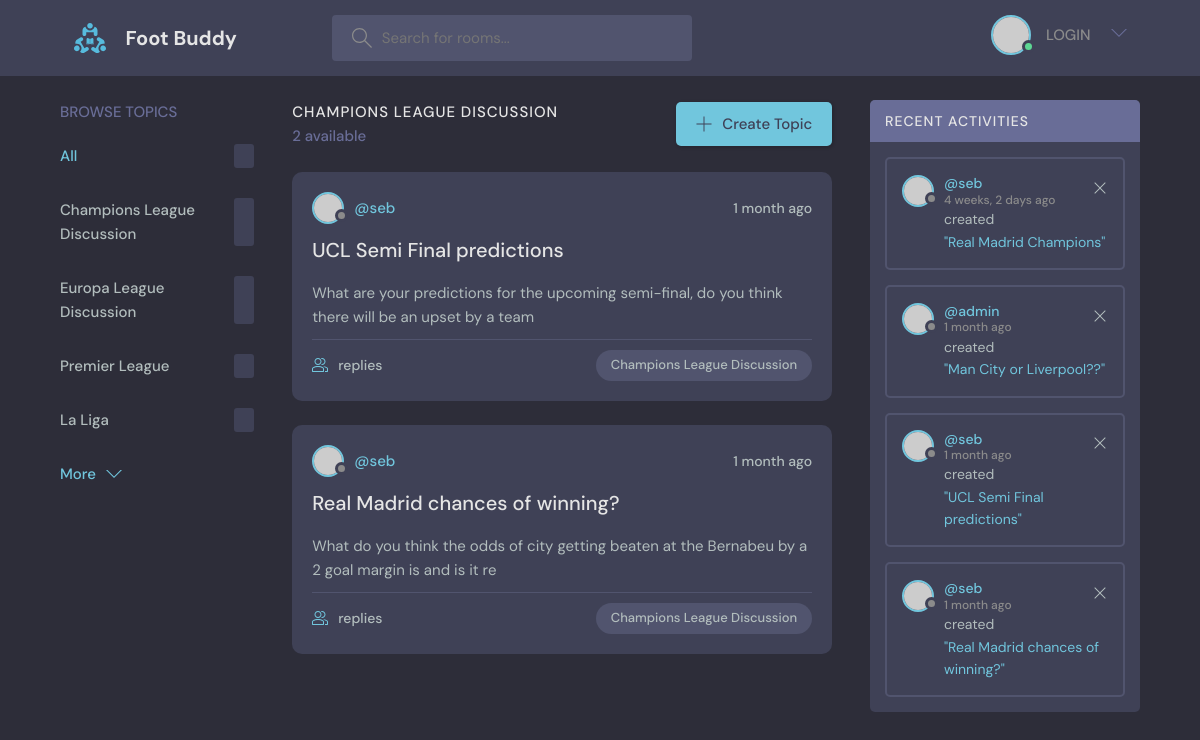
The page /room/1/ on the database its author committed.
### footbuddyapp/models.py (models this page shows, shortened)
class Room(models.Model):
    name = models.CharField(max_length=200)
    mod = models.ForeignKey(User,null=True, on_delete=models.SET_NULL)
    updated = models.DateTimeField(auto_now=True)
    created = models.DateTimeField(auto_now_add=True)
    description = models.TextField()

class Topic(models.Model):
    creator = models.ForeignKey(User, on_delete=models.CASCADE)
    room =  models.ForeignKey(Room, on_delete=models.CASCADE)
    title = models.TextField()
    body = models.TextField()
    updated = models.DateTimeField(auto_now=True)
    created = models.DateTimeField(auto_now_add=True)
    class Meta:
        ordering = ['-updated', '-created']
    def __str__(self):
        return self.body[0:100]

### footbuddyapp/views.py (the view)
# urls.py: path('room/<str:pk>/', views.room, name="room"),
def room(request, pk):
    room = Room.objects.get(id=pk)
    rooms = Room.objects.all()
    topic = room.topic_set.all()
    topics = Topic.objects.all()
    context = {'topics':topics,'rooms':rooms,
     'room':room, 'topic':topic,  }
    return render(request, 'room.html', context )

### templates/room.html (shortened to what this page needs)
{% load static %}
<!DOCTYPE html>
<html lang="en">
  <head>
    <link rel="stylesheet" href="{% static 'style.css' %}" />
  </head>
  <body>
    <header class="header header--loggedIn">
      <div class="container">
        <a href="/" class="header__logo">
          <img src="{% static 'images/logo.svg' %}" />
          <h1>Foot Buddy</h1>
        </a>
        <form class="header__search">
          <label>
            <input placeholder="Search for rooms..." />
          </label>
        </form>
        <nav class="header__menu">
          <div class="header__user">
            {% if request.user.is_authenticated %}
            <a href="profile.html">
              <div class="avatar avatar--medium active">
                <img src="https://randomuser.me/api/portraits/men/37.jpg" />
              </div>
              <p>{{request.user.username}}<span>@{{request.user.username}}</span></p>
            </a>
            {%else%}
            <a href="{% url 'login' %}">
              <div class="avatar avatar--medium active">
                <img src="https://randomuser.me/api/portraits/men/37.jpg" />
              </div>
              <p>LOGIN</p>
            </a>
            {% endif %}
            <button class="dropdown-button">
              <svg version="1.1" xmlns="http://www.w3.org/2000/svg" width="32" height="32" viewBox="0 0 32 32">
                <title>chevron-down</title>
                <path d="M16 21l-13-13h-3l16 16 16-16h-3l-13 13z"></path>
              </svg>
            </button>
          </div>
        </nav>
      </div>
    </header>
    <main class="layout layout--3">
      <div class="container">
        <div class="topics">
          <div class="topics__header">
            <h2>Browse Topics</h2>
          </div>
          <ul class="topics__list">
            <li>
              <a href="" class="active">All <span></span></a>
            </li>
            {% for room in rooms %}
            <li>
              <a href="{% url 'room' room.id %}">{{room.name}}<span></span></a>
            </li>
            {% endfor %}
          </ul>
          <a class="btn btn--link" href="topics.html">
            More
            <svg version="1.1" xmlns="http://www.w3.org/2000/svg" width="32" height="32" viewBox="0 0 32 32">
              <title>chevron-down</title>
              <path d="M16 21l-13-13h-3l16 16 16-16h-3l-13 13z"></path>
            </svg>
          </a>
        </div>
        <div class="roomList">
          <div class="roomList__header">
            <div>
              <h2>{{room.name}}</h2>
              <p>{{topic.count}} available</p>
            </div>
            <a class="btn btn--main" href="{% url 'create-topic' room.id %}">
              <svg version="1.1" xmlns="http://www.w3.org/2000/svg" width="32" height="32" viewBox="0 0 32 32">
                <title>add</title>
                <path
                  d="M16.943 0.943h-1.885v14.115h-14.115v1.885h14.115v14.115h1.885v-14.115h14.115v-1.885h-14.115v-14.115z"
                ></path>
              </svg>
              Create Topic
            </a>
          </div>
          {% for topic in topic %}
          <div class="roomListRoom">
            <div class="roomListRoom__header">
              <a href="{% url 'topic' topic.id %}" class="roomListRoom__author">
                <div class="avatar avatar--small">
                  <img src="https://randomuser.me/api/portraits/women/11.jpg" />
                </div>
                <span>@{{topic.creator}}</span>
              </a>
              <div class="roomListRoom__actions">
                <span>{{topic.created|timesince}} ago</span>
              </div>
            </div>
            <div class="roomListRoom__content">
              <a href="{% url 'topic' topic.id %}">{{topic.title}}</a>
              <p>
                {{topic}}
              </p>
            </div>
            <div class="roomListRoom__meta">
              <a href="room.html" class="roomListRoom__joined">
                {{message_count.count}} replies
              </a>
              <p class="roomListRoom__topic">{{room.name}}</p>
            </div>
          </div>
          {% endfor %}
        </div>
        <div class="activities">
          <div class="activities__header">
            <h2>Recent Activities</h2>
          </div>
          {% for topic in topics %}
          <div class="activities__box">
            <div class="activities__boxHeader roomListRoom__header">
              <a href="{% url 'user-profile' user.id %}" class="roomListRoom__author">
                <div class="avatar avatar--small">
                  <img src="https://randomuser.me/api/portraits/women/11.jpg" />
                </div>
                <p>
                  @{{topic.creator}}
                  <span>{{topic.created|timesince}} ago</span>
                </p>
              </a>
              <div class="roomListRoom__actions">
                <a href="#">
                  <svg version="1.1" xmlns="http://www.w3.org/2000/svg" width="32" height="32" viewBox="0 0 32 32">
                    <title>remove</title>
                    <path
                      d="M27.314 6.019l-1.333-1.333-9.98 9.981-9.981-9.981-1.333 1.333 9.981 9.981-9.981 9.98 1.333 1.333 9.981-9.98 9.98 9.98 1.333-1.333-9.98-9.98 9.98-9.981z"
                    ></path>
                  </svg>
                </a>
              </div>
            </div>
            <div class="activities__boxContent">
              <p>created <a href="room.html">"{{topic.title}}"</a></p>
            </div>
          </div>
          {% endfor %}
        </div>
      </div>
    </main>
  </body>
</html>

### rows shown on the page
Room: name "Champions League Discussion", name "CHAMPIONS LEAGUE DISCUSSION", count "2"
Room: name "Europa League Discussion"
Room: name "Premier League"
Room: name "La Liga"
Topic: creator "seb", created "1 month", title "UCL Semi Final predictions", body "What are your predictions for the upcoming semi-final, do you think there will be an upset by a team"
Topic: creator "seb", created "1 month", title "Real Madrid chances of winning?", body "What do you think the odds of city getting beaten at the Bernabeu by a 2 goal margin is and is it re"
Topic: creator "seb", created "4 weeks, 2 days", title "Real Madrid Champions"
Topic: creator "admin", created "1 month", title "Man City or Liverpool??"
